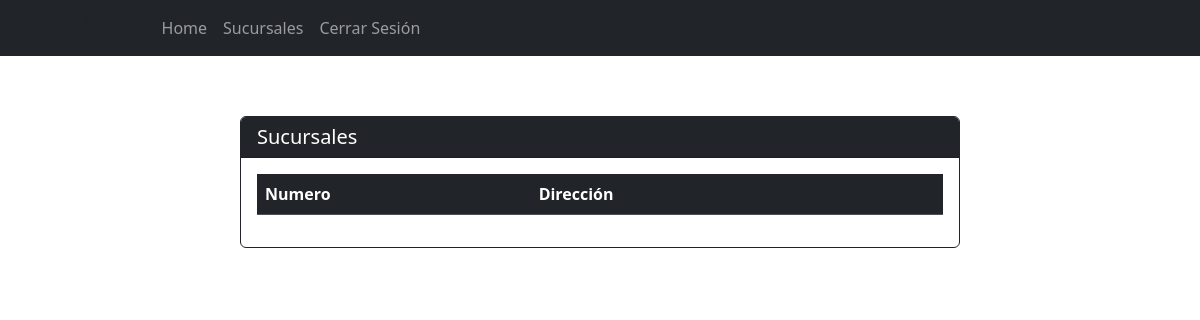
The page /sistema/sucursal.php (signed in) on the database as committed earlier.
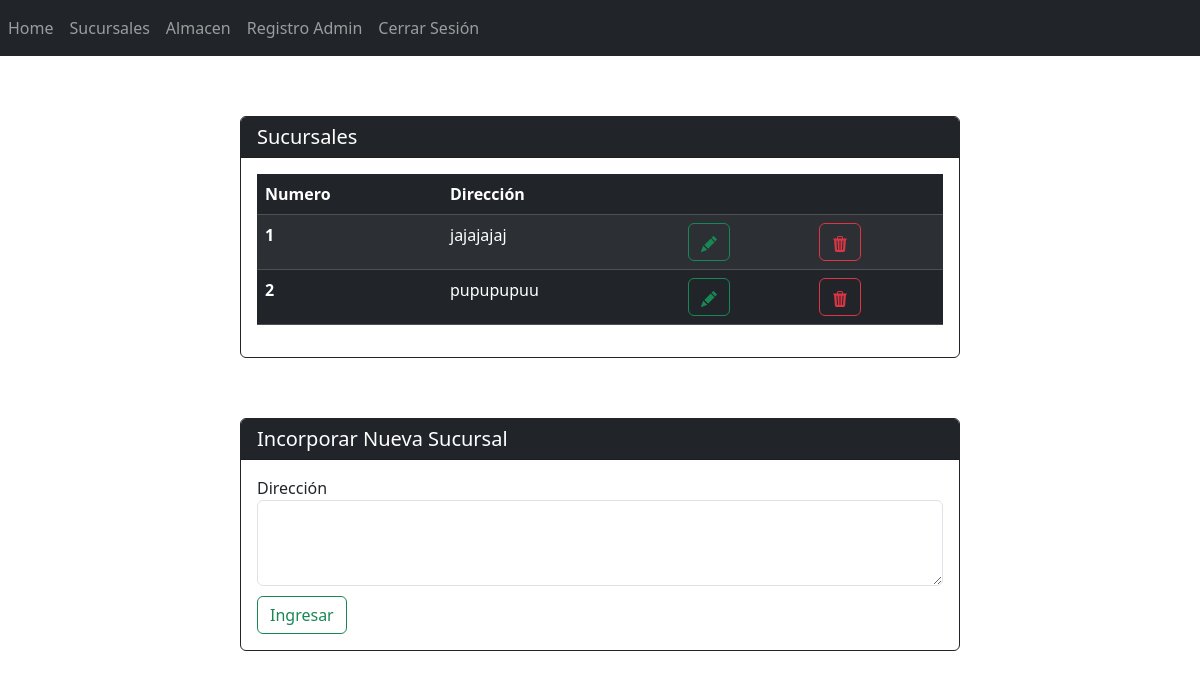
The same page on the database as committed later.
### tables this page shows
CREATE TABLE `sucursales` (
  `id` varchar(36) NOT NULL DEFAULT uuid(),
  `direccion` varchar(100) NOT NULL
);

### sistema/sucursal.php (the view, shortened to what this page needs)
<!DOCTYPE html>
<html lang="es">
<head>
    <link rel="stylesheet" href="../css/sucursal.css">
    <link href="https://cdn.jsdelivr.net/npm/bootstrap@5.3.3/dist/css/bootstrap.min.css" rel="stylesheet">
</head>
<body>
    <?php require "./navbar.php"; ?>
    <div class="card caja-formulario border-dark">
        <h5 class="card-header bg-dark text-white">Sucursales</h5>
        <div class="card-body">
            <table class="table table-striped table-dark">
                <thead>
                    <tr>
                        <th scope="col">Numero</th>
                        <th scope="col">Dirección</th>
                        <th scope="col"></th>
                        <th scope="col"></th>
                    </tr>
                </thead>
                <tbody>
                    <?php
                    require "../php/base_datos.php";
                    $sql = $database->prepare('SELECT * FROM sucursales');
                    $sql->execute();
                    $sucursales = $sql->get_result();
                    $html = "";
                    $num = 1;
                    while ($sucursal = $sucursales->fetch_assoc()) {
                        $html .= '<tr>';
                        $html .= '<th scope="row">' . $num . '</th>';
                        $html .= '<td>' . $sucursal['direccion'] . '</td>';
                        $html .= '<td><a href="./crud/Sucursal/form.php?sebo=1&id=' . $sucursal['id'] . '">';
                        $html .= '<button type="button" class="btn btn-outline-success">';
                        $html .= '<svg xmlns="http://www.w3.org/2000/svg" width="16" height="16" fill="currentColor" class="bi bi-pencil-fill" viewBox="0 0 16 16">';
                        $html .= '<path d="M12.854.146a.5.5 0 0 0-.707 0L10.5 1.793 14.207 5.5l1.647-1.646a.5.5 0 0 0 0-.708zm.646 6.061L9.793 2.5 3.293 9H3.5a.5.5 0 0 1 .5.5v.5h.5a.5.5 0 0 1 .5.5v.5h.5a.5.5 0 0 1 .5.5v.5h.5a.5.5 0 0 1 .5.5v.207zm-7.468 7.468A.5.5 0 0 1 6 13.5V13h-.5a.5.5 0 0 1-.5-.5V12h-.5a.5.5 0 0 1-.5-.5V11h-.5a.5.5 0 0 1-.5-.5V10h-.5a.5.5 0 0 1-.175-.032l-.179.178a.5.5 0 0 0-.11.168l-2 5a.5.5 0 0 0 .65.65l5-2a.5.5 0 0 0 .168-.11z"/>';
                        $html .= '</svg></button></a></td>';
                        $html .= '<td><a href="./crud/Sucursal/borrar.php?id=' . $sucursal['id'] . '">';
                        $html .= '<button type="button" class="btn btn-outline-danger">';
                        $html .= '<svg xmlns="http://www.w3.org/2000/svg" width="16" height="16" fill="currentColor" class="bi bi-trash3-fill" viewBox="0 0 16 16">';
                        $html .= '<path d="M11 1.5v1h3.5a.5.5 0 0 1 0 1h-.538l-.853 10.66A2 2 0 0 1 11.115 16h-6.23a2 2 0 0 1-1.994-1.84L2.038 3.5H1.5a.5.5 0 0 1 0-1H5v-1A1.5 1.5 0 0 1 6.5 0h3A1.5 1.5 0 0 1 11 1.5m-5 0v1h4v-1a.5.5 0 0 0-.5-.5h-3a.5.5 0 0 0-.5.5M4.5 5.029l.5 8.5a.5.5 0 1 0 .998-.06l-.5-8.5a.5.5 0 1 0-.998.06m6.53-.528a.5.5 0 0 0-.528.47l-.5 8.5a.5.5 0 0 0 .998.058l.5-8.5a.5.5 0 0 0-.47-.528M8 4.5a.5.5 0 0 0-.5.5v8.5a.5.5 0 0 0 1 0V5a.5.5 0 0 0-.5-.5"/>';
                        $html .= '</svg></button></a></td>';
                        $html .= '</tr>';
                        $num++;
                    };
                    echo $html;
                    ?>
                </tbody>
            </table>
        </div>
    </div>
    <?php
    $json = $_SESSION['nivelseguridad'];
    if ($json['sucursal'] == 'si'): ?>
        <div class="card caja-formulario border-dark">
            <h5 class="card-header bg-dark text-white">Incorporar Nueva Sucursal</h5>
            <div class="card-body">
                <form action="../php/procesar_sucursal.php" method="post">
                    <div class="form-group caja-input">
                        <label for="dir">Dirección</label>
                        <textarea class="form-control" id="dir" name="dir" rows="3" maxlength="100" required></textarea>
                    </div>
                    <div class="form-group row">
                        <div class="col-sm-10">
                            <input type="submit" class="btn btn-outline-success" name="btn" value="Ingresar">
                        </div>
                    </div>
                </form>
            </div>
        </div>
    <?php endif; ?>
</body>
</html>

### sistema/navbar.php (shortened to what this page needs)
<?php
function Cargar_Opciones()
{
    require "../php/base_datos.php";
    $html = '<li class="nav-item"><a class="nav-link" href="./inicio.php">Home</a></li>';
    $html .= '<li class="nav-item"><a class="nav-link" href="./sucursal.php">Sucursales</a></li>';
    $sql = $database->prepare('SELECT r.permisos FROM roles AS r, usuarios AS u WHERE u.rol = r.id AND u.nombre = ?');
    $sql->bind_param("s", $_SESSION['usuario']);
    $sql->execute();
    $datos = $sql->get_result()->fetch_assoc();
    $json = json_decode($datos['permisos'], true);
    if (json_last_error() == JSON_ERROR_NONE) {
        if ($json['almacen'] == "si") {
            $html .= '<li class="nav-item"><a class="nav-link" href="./almacen.php">Almacen</a></li>';
        }
        if ($json['admin'] == "si") {
            $html .= '<li class="nav-item"><a class="nav-link" href="./registro_admin.php">Registro Admin</a></li>';
        };
    } else {
        echo "Revisar los permisos";
    };
    $html .= '<li class="nav-item"><a class="nav-link" href="../php/cerrar_session.php">Cerrar Sesión</a></li>';
    return $html;
};
?>
<nav class="navbar navbar-expand-lg navbar-dark bg-dark">
    <div class="collapse navbar-collapse" id="navbarSupportedContent">
        <ul class="navbar-nav mr-auto"><?php echo Cargar_Opciones(); ?></ul>
    </div>
</nav>

### css/sucursal.css (style rules this page uses)
.caja-formulario { margin: 60px 20%; }
.caja-input { margin-bottom: 10px; }

Rows that differ between the two databases and show on the page:
added sucursales: direccion "jajajajaj"
added sucursales: direccion "pupupupuu"
Other text that changed with them:
form field btn: (not shown) → "Ingresar"
text now shown: "Almacen Registro Admin Incorporar Nueva Sucursal Dirección"
